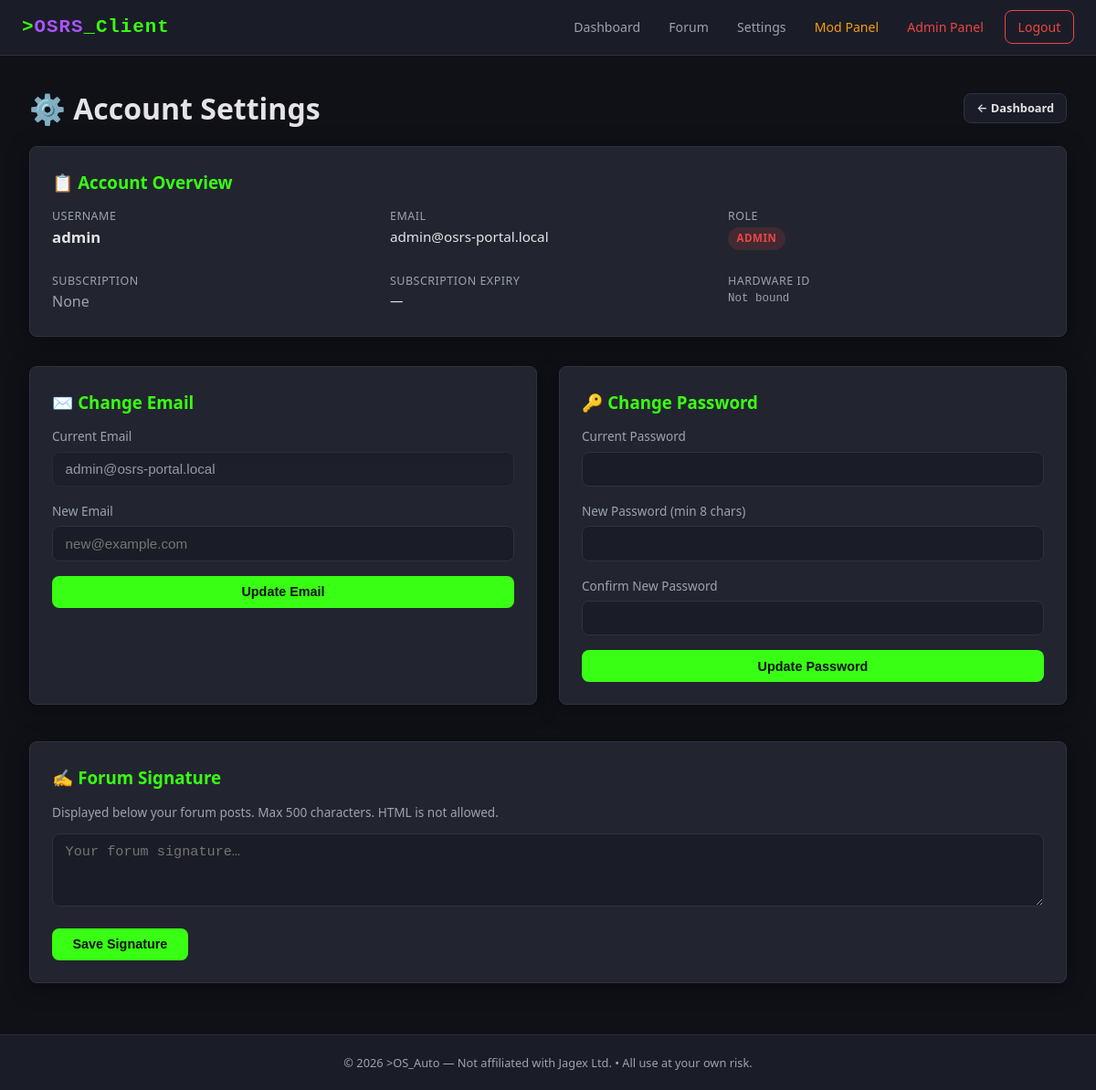
The page /settings.php (signed in) on the database its author committed.
### tables this page shows
CREATE TABLE `users` (
  `user_id`         INT UNSIGNED    NOT NULL AUTO_INCREMENT,
  `username`        VARCHAR(32)     NOT NULL,
  `email`           VARCHAR(255)    NOT NULL,
  `password_hash`   VARCHAR(255)    NOT NULL,
  `hwid`            VARCHAR(128)    DEFAULT NULL,
  `hwid_updated_at` DATETIME        DEFAULT NULL,
  `role`            ENUM('user','moderator','admin') NOT NULL DEFAULT 'user',
  `created_at`      DATETIME        NOT NULL DEFAULT CURRENT_TIMESTAMP,
  PRIMARY KEY (`user_id`),
  UNIQUE KEY `uq_username` (`username`),
  UNIQUE KEY `uq_email`    (`email`)
);

### includes/functions.php (called while the page is built, shortened)
<?php
function isLoggedIn(): bool
{
    return isset($_SESSION['user_id']);
}
function e(string $value): string
{
    return htmlspecialchars($value, ENT_QUOTES, 'UTF-8');
}
function currentUser(PDO $pdo): ?array
{
    $stmt = $pdo->prepare('SELECT * FROM `users` WHERE `user_id` = ?');
    $stmt->execute([$_SESSION['user_id']]);
    return $stmt->fetch() ?: null;
}

### settings.php (the view, shortened to what this page needs)
<?php
require_once __DIR__ . '/includes/db.php';
require_once __DIR__ . '/includes/functions.php';
$user = currentUser($pdo);
$subStmt = $pdo->prepare(
    'SELECT * FROM `subscriptions`
     WHERE `user_id` = ? ORDER BY `expires_at` DESC LIMIT 1'
);
$subStmt->execute([$user['user_id']]);
$sub = $subStmt->fetch();
require_once __DIR__ . '/includes/header.php';
?>
<div class="flex-between flex-between-mobile mb-1">
  <h1>⚙️ Account Settings</h1>
  <a href="/dashboard.php" class="btn btn-secondary btn-sm">&larr; Dashboard</a>
</div>
<div class="card mb-2">
  <h3>📋 Account Overview</h3>
  <div class="grid-3">
    <div>
      <div style="color:var(--text-secondary);font-size:.78rem;text-transform:uppercase;letter-spacing:.5px;">
        Username
      </div>
      <div style="font-size:1.05rem;font-weight:600;"><?= e($user['username']) ?></div>
    </div>
    <div>
      <div style="color:var(--text-secondary);font-size:.78rem;text-transform:uppercase;letter-spacing:.5px;">
        Email
      </div>
      <div style="font-size:.95rem;word-break:break-all;"><?= e($user['email']) ?></div>
    </div>
    <div>
      <div style="color:var(--text-secondary);font-size:.78rem;text-transform:uppercase;letter-spacing:.5px;">
        Role
      </div>
      <span class="badge <?=
        $user['role']==='admin' ? 'badge-red' :
        ($user['role']==='moderator' ? 'badge-amber' : 'badge-blue')
      ?>"><?= e(ucfirst($user['role'])) ?></span>
    </div>
    <div>
      <div style="color:var(--text-secondary);font-size:.78rem;text-transform:uppercase;letter-spacing:.5px;">
        Subscription
      </div>
      <?php if ($sub): ?>
        <?php
          $isActive = ($sub['status']==='active' && strtotime($sub['expires_at'])>time());
          $isBanned = ($sub['status']==='banned');
        ?>
        <span class="badge <?= $isBanned ? 'badge-red' : ($isActive ? 'badge-green' : 'badge-amber') ?>">
          <?= e(strtoupper($sub['status'])) ?>
        </span>
      <?php else: ?>
        <span style="color:var(--text-secondary);">None</span>
      <?php endif; ?>
    </div>
    <div>
      <div style="color:var(--text-secondary);font-size:.78rem;text-transform:uppercase;letter-spacing:.5px;">
        Subscription Expiry
      </div>
      <div style="font-size:.9rem;"><?= $sub ? e($sub['expires_at']) : '—' ?></div>
    </div>
    <div>
      <div style="color:var(--text-secondary);font-size:.78rem;text-transform:uppercase;letter-spacing:.5px;">
        Hardware ID
      </div>
      <div style="font-family:var(--font-mono);font-size:.78rem;color:var(--accent-purple);word-break:break-all;">
        <?= $user['hwid'] ? e($user['hwid']) : '<span style="color:var(--text-secondary);">Not bound</span>' ?>
      </div>
    </div>
  </div>
</div>
<div class="grid-2">
  <div class="card">
    <h3>✉️ Change Email</h3>
    <form method="POST" autocomplete="off">
      <div class="form-group">
        <label>Current Email</label>
        <input type="email" value="<?= e($user['email']) ?>" disabled style="opacity:.6;">
      </div>
      <div class="form-group">
        <label for="new_email">New Email</label>
        <input type="email" id="new_email" name="new_email" required placeholder="new@example.com">
      </div>
      <button type="submit" class="btn btn-primary w-full">Update Email</button>
    </form>
  </div>
  <div class="card">
    <h3>🔑 Change Password</h3>
    <form method="POST" autocomplete="off">
      <div class="form-group">
        <label for="current_password">Current Password</label>
        <input type="password" id="current_password" name="current_password" required>
      </div>
      <div class="form-group">
        <label for="new_password">New Password (min 8 chars)</label>
        <input type="password" id="new_password" name="new_password" required minlength="8">
      </div>
      <div class="form-group">
        <label for="confirm_password">Confirm New Password</label>
        <input type="password" id="confirm_password" name="confirm_password" required>
      </div>
      <button type="submit" class="btn btn-primary w-full">Update Password</button>
    </form>
  </div>
</div>
<div class="card mt-1">
  <h3>✍️ Forum Signature</h3>
  <p style="color:var(--text-secondary);font-size:.85rem;margin-bottom:.75rem;">
    Displayed below your forum posts. Max 500 characters. HTML is not allowed.
  </p>
  <form method="POST">
    <div class="form-group">
      <textarea name="signature" maxlength="500" rows="3"
                placeholder="Your forum signature…"><?= e($user['signature'] ?? '') ?></textarea>
    </div>
    <button type="submit" class="btn btn-primary">Save Signature</button>
  </form>
</div>
<?php require_once __DIR__ . '/includes/footer.php'; ?>

### includes/header.php (style rules this page uses)
*, *::before, *::after { box-sizing: border-box; margin: 0; padding: 0; }
:root { --bg-primary: #0f1117; --bg-secondary: #1a1d27; --bg-card: #22252f; --border-color: #2e3140; --text-primary: #e4e4e7; --text-secondary:#9ca3af; --accent-green: #39ff14; --accent-purple: #a855f7; --accent-red: #ef4444; --accent-amber: #f59e0b; --accent-blue: #3b82f6; --font-mono: 'Courier New', monospace; --font-main: 'Segoe UI', system-ui, -apple-system, sans-serif; --radius: 8px; --shadow: 0 4px 24px rgba(0,0,0,.4); --nav-height: 60px; }
html { overflow-x: hidden; -webkit-text-size-adjust: 100%; }
body { font-family: var(--font-main); background: var(--bg-primary); color: var(--text-primary); line-height: 1.6; min-height: 100vh; display: flex; flex-direction: column; overflow-x: hidden; max-width: 100vw; }
a { color: var(--accent-green); text-decoration: none; transition: color .2s; }
.card { background: var(--bg-card); border: 1px solid var(--border-color); border-radius: var(--radius); padding: 1.5rem; margin-bottom: 1.5rem; box-shadow: var(--shadow); overflow: hidden; }
.card h2, .card h3 { margin-bottom: .75rem; color: var(--accent-green); }
.form-group { margin-bottom: 1rem; }
.form-group label { display: block; margin-bottom: .35rem; font-size: .85rem; color: var(--text-secondary); }
.form-group input, .form-group select, .form-group textarea { width: 100%; padding: .6rem .85rem; border-radius: var(--radius); border: 1px solid var(--border-color); background: var(--bg-secondary); color: var(--text-primary); font-size: .95rem; outline: none; transition: border-color .2s; }
.form-group textarea { resize: vertical; min-height: 80px; }
.btn { display: inline-block; padding: .6rem 1.4rem; border: none; border-radius: var(--radius); font-size: .9rem; font-weight: 600; cursor: pointer; transition: opacity .2s, transform .1s; text-align: center; }
.btn-primary { background: var(--accent-green); color: #0f1117; }
.btn-secondary { background: var(--bg-secondary); color: var(--text-primary); border: 1px solid var(--border-color); }
.btn-sm { padding: .35rem .8rem; font-size: .8rem; }
.grid-3 { display: grid; grid-template-columns: repeat(3, 1fr); gap: 1.5rem; }
.grid-2 { display: grid; grid-template-columns: repeat(2, 1fr); gap: 1.5rem; }
.badge { display: inline-block; padding: .2rem .6rem; border-radius: 20px; font-size: .72rem; font-weight: 700; text-transform: uppercase; letter-spacing: .5px; }
.badge-red { background: rgba(239,68,68,.15); color: var(--accent-red); }
.mt-1 { margin-top: 1rem; }
.mb-1 { margin-bottom: 1rem; }
.mb-2 { margin-bottom: 2rem; }
.w-full { width: 100%; }
.flex-between { display: flex; justify-content: space-between; align-items: center; flex-wrap: wrap; gap: .5rem; }

### rows shown on the page
users: username "admin", email "admin@osrs-portal.local", role "ADMIN"
